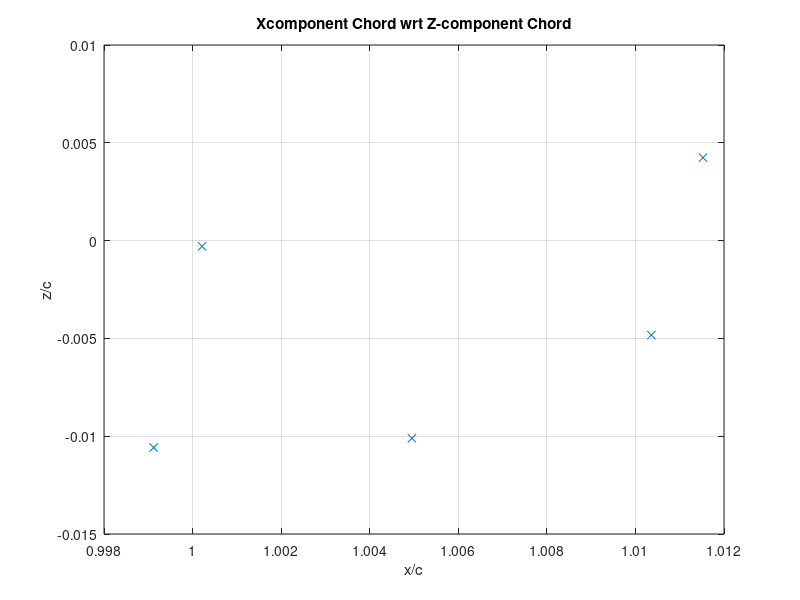
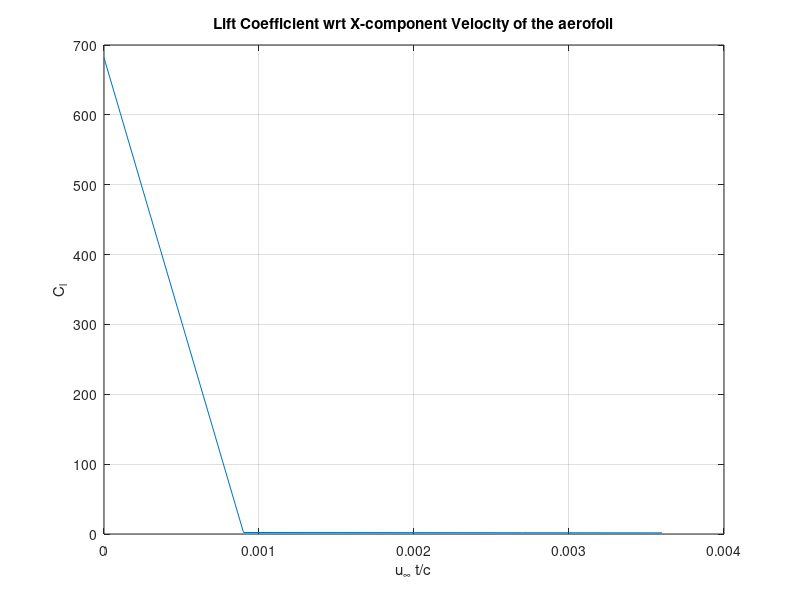
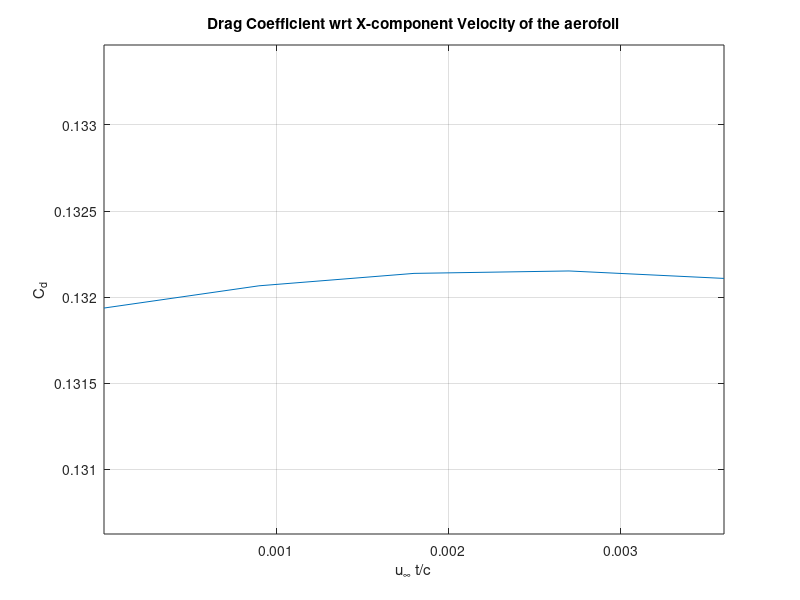

These charts were generated, in order, by the following MATLAB code:
clear all
clc
%This example is a simple 2D aerofoil in unsteady flow modelled using lumped vortex elements. 
%The singularities associated with ideal irrotational vortices are bypassed by the introduction of the Lamb-Oseen vortex core model. 

%% Define Variables
Tstep = input('Number of time steps = ');  %Number of time steps
vortic = zeros(Tstep,3);         %Declare array to store wake data
rho = 1;                         %Air Density
ut = input('Vx = ');             %Velocity in X-component of the aerofoil
c = 1.56/ut;                     %Chord
h0 = c*0.019;                    %Heaving amplitude
omega = 2*ut/c*8.5;     %Heaving frequency || %If omega = 0, this is just the aerofoil
beta = 0*5*pi/180;    %Orientation of blade with respect to Global Coordinate System
sn = sin(beta);                  %Sine Alpha
cs = cos(beta);                  %Cosine Alpha
dt = 0.0009*c/ut;                %Time step
t = 0:dt:(Tstep-1)*dt;           %Time vector
wt = h0*omega*cos(omega*t); %Z-component of the velocity of the aerofoil

%% Define Location 
%Origin Location of the Body Coordinate System
sx = -ut*t;
sz = -h0*sin(omega*t);

%Location of most recently shed wake element
Q = sqrt(ut^2 + wt.^2);
dxw = 0.3*Q*dt;

%Trailing vortex locations
vortic(:,1) = (c + dxw)*cs + sx;
vortic(:,2) = -(c + dxw)*sn + sz;

%Influence matrix terms
a = -1/(pi*c);
b = 1./(2*pi*(c/4 + dxw));
xx1 = (0.75*c*cs + sx(2:Tstep))';
zz1 = (0.75*c*sn + sz(2:Tstep))';

%Location of the bound vortex
xx1_1 = 0.25*c*cs + sx;
zz1_1 = 0.25*c*sn + sz;

%RHS1_a:
RHS1_a = -(ut*sn + wt*sn);

%Vortex core for simple representation
cutoff = 0.001;

%% Define Arrays:
t1 = zeros(Tstep,1);
L = t1;
D = t1;    
cl = t1;
cd = t1;
clt = t1;
sx1 = t1;

%% Looping wrt Time steps
for it = 1:Tstep
    rhs2 = 0;
    wwake = 0;
    if it == 1      
    else
        %Calculate the induced velocity arising from all the wake elements.
        it1 = it - 1;   %Index marker
        
        AoA_x_pos = 0.75*c*cs + sx(it); %3/4 chord point
        AoA_z_pos = 0.75*c*sn + sz(it); %3/4 chord point
        
        %Distance from wake vortex elements to 3/4 chord point
        rx = AoA_x_pos - vortic(1:it1,1);
        rz = AoA_z_pos - vortic(1:it1,2);
        r2 = rx.^2 + rz.^2 + 0*cutoff^2;
        
        %Induced velocity by each vortex wake element
        u1 = rz/(2*pi).*vortic(1:it1,3)./r2.*(1 - exp(-r2/cutoff^2));
        w1 = -rx/(2*pi).*vortic(1:it1,3)./r2.*(1 - exp(-r2/cutoff^2));        

        %Get rid of NaN values due to singularity at core
        u1(isnan(u1)) = 0;
        w1(isnan(w1)) = 0;   
        
%This needs to be done because in spite of the vortex core model, the code will still get confused at the core's centre. 
%The programme is trying to evaluate 0*0/0, which returns NaN. So we apply to remove it. 
        
        %Sum all velocity contributions from the wake vortex elements
        u = sum(u1);
        w = sum(w1);
        
        %Dot induced velocity with normal vector of aerofoil
        wwake = u*sn + w*cs;
        rhs2 = -sum(vortic(1:it1,3));    
    end
    
    %Equations 
    rhs1 = -ut*sn - wwake - wt(it)*cs;
    vortic(it,3) = 1/(b(it)/a - 1)*(rhs1/a-rhs2);
    gammat = rhs2 - vortic(it,3); 
    
    if it < 1  
    else        
%Velocity induced by the bound vortex on the aerofoil at the positions of all the wake elements
        Bound_x = 0.25*c*cs + sx(it);
        Bound_z = 0.25*c*sn + sz(it);        
        
%Distance from wake vortex elements to aerofoil bound vortex
        rx = vortic(1:it,1) - Bound_x;
        rz = vortic(1:it,2) - Bound_z;        
        r2 = rx.^2 + rz.^2 + 0*cutoff^2;
        
%Induced velocity on each vortex wake element by bound vortex
        u = rz/(2*pi)*gammat./r2.*(1 - exp(-r2/cutoff^2));
        w = -rx/(2*pi)*gammat./r2.*(1 - exp(-r2/cutoff^2));

%Get rid of NaN values due to singularity at core
        u(isnan(u)) = 0;
        w(isnan(w)) = 0;        
        
%Determine the influence of the wake elements on each other
        for i = 1:it

%Distance between all wake elements and the wake element of interest
            rx = vortic(i,1) - vortic(1:it,1);
            rz = vortic(i,2) - vortic(1:it,2);
            r2 = rx.^2 + rz.^2 + 0*cutoff^2;
            
            u11 = rz/(2*pi).*vortic(1:it,3)./r2.*(1 - exp(-r2/cutoff^2));
            w11 = -rx/(2*pi).*vortic(1:it,3)./r2.*(1 - exp(-r2/cutoff^2));
            
%Get rid of NaN values due to singularity at core
            u11(isnan(u11)) = 0;
            w11(isnan(w11)) = 0;
            
%Sum influence of all wake elements on the element of interest
            u1 = sum(u11);
            w1 = sum(w11);
            
            u(i) = u(i) + u1;
            w(i) = w(i) + w1;
            %uw(i,1) = vortic(i,1) + u(i)*dt;
            %uw(i,2) = vortic(i,2) + w(i)*dt;      
        end
        
%Move the wake elements with the local velocities
        vortic(1:it,1) = vortic(1:it,1) + u(1:it)*dt;
        vortic(1:it,2) = vortic(1:it,2) + w(1:it)*dt;
    end
    
    if it == 1
        %No circulation at t = 0
        gamat1 = 0;
    end
    
    %Kinematic Velocity
    kin_vel = 0.5*rho*(ut^2 + wt(it)^2);

    %Rate of change of bound circulation with respect to time
    dgamdt = (gammat - gamat1)/dt;
    
    %Store current value of bound circulation for use in the unsteady Bernoulli equation at the next time step
    gamat1 = gammat;
    AoA_x_pos = 0.75*c*cs + sx(it);
    AoA_z_pos = 0.75*c*sn + sz(it);
    
    %Calculate Downwash
    rx = AoA_x_pos - vortic(1:it,1);
    rz = AoA_z_pos - vortic(1:it,2);
    r2 = rx.^2 + rz.^2 + cutoff^2;
    u11 = rz/(2*pi).*vortic(1:it,3)./r2;
    w11 = -rx/(2*pi).*vortic(1:it,3)./r2;
            
    %Sum influence of all wake elements on the element of interest
    u = sum(u11);
    w = sum(w11);
    
    %Wake-induced Downwash
    ww = u*sn + w*cs;
    
    %Lift Force
    L(it) = rho*(ut*gammat + dgamdt*c);
    
    %Drag Force
    D(it) = rho*(-ww*gammat + dgamdt*c*sn);
    
    %Lift Coefficient
    cl(it) = L(it)/kin_vel/c;
    
    %Drag Coefficient
    cd(it) = D(it)/kin_vel/c;
    
%Note the drag force is a lift-induced drag. It is because of the vorticity of the wake.
    
    sx1(it) = sx(it) - ut*dt;
end

%% Plotting
%First_Plot
if dt>0.001*c/ut
    figure
    plot(vortic(:,1)/c,vortic(:,2)/c,'--')
else
    figure
    plot(vortic(:,1)/c,vortic(:,2)/c,'x')
end

%Plot_1 Labels
xlabel('x/c')
ylabel('z/c')
title('Xcomponent Chord wrt Z-component Chord')
grid on;

%Second_Plot
if omega == 0
    ylim([-0.75 0.75]) %Set Limit
end
figure;
plot(ut*t/c,cl)
grid on;

%Plot_2 Labels
xlabel('u_\infty t/c')
ylabel('C_l')
title('Lift Coefficient wrt X-component Velocity of the aerofoil')
figure;
plot(ut*t/c,cd)

%Plot_3 Labels
xlabel('u_\infty t/c')
ylabel('C_d')
title('Drag Coefficient wrt X-component Velocity of the aerofoil')
grid on; axis equal;
